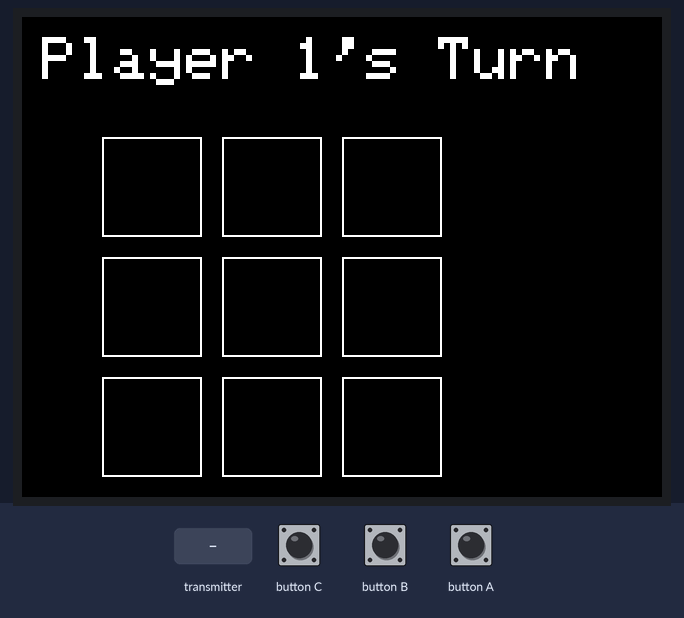
A sketch run on a simulated ESP32-S3. Parts: 320×240 colour display. The inputs (shaded band) are chosen by the test bench. What the sketch prints to the serial monitor is not drawn.

Above: at 1.4 s.
1.5 s: the transmitter starts sending player = 0
Timing chart, 0 to 4.5 s (numbered marks = the images above; inputs shaded):
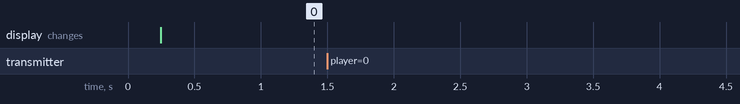

Measured:
- after the input at 1.5 s, every drawn part: stays the same

The sketch:

console_CORE-S3.ino
```cpp
#include <M5CoreS3.h>
#include <WiFi.h>
#include <esp_now.h>
#include <esp_wifi.h>

#define PLAYER1_ID 1
#define PLAYER2_ID 2

uint8_t player1Mac[] = {0xF0, 0x24, 0xF9, 0x9B, 0x5E, 0x90};
uint8_t player2Mac[] = {0xF0, 0x24, 0xF9, 0x9D, 0x9B, 0xF4};

uint8_t board[9] = {0};
uint8_t currentPlayer = PLAYER1_ID;
bool gameOver = false;
uint8_t winner = 0;
unsigned long gameEndTime = 0;
bool waitingToReset = false;

typedef struct {
  uint8_t player;
  uint8_t moveIndex;
} MoveMessage;

typedef struct {
  uint8_t boardState[9];
  uint8_t gameOver;
  uint8_t winner;
} GameState;

void drawBoard();
void onDataReceived(const esp_now_recv_info_t *info, const uint8_t *data, int len);
bool checkWin(uint8_t player);
bool checkDraw();
void broadcastState();
void resetGame();

void setup() {
  auto cfg = M5.config();
  M5.begin(cfg);
  Serial.begin(115200);

  WiFi.mode(WIFI_STA);
  WiFi.disconnect();
  esp_wifi_set_channel(1, WIFI_SECOND_CHAN_NONE);

  String myMac = WiFi.macAddress();
  Serial.print("Console MAC Address: ");
  Serial.println(myMac);

  M5.Lcd.setRotation(1);
  M5.Lcd.setTextSize(3);

  if (esp_now_init() != ESP_OK) {
    M5.Lcd.println("ESP-NOW Init Failed");
    Serial.println("❌ ESP-NOW Init Failed");
    return;
  }

  esp_now_register_recv_cb(onDataReceived);

  esp_now_peer_info_t peerInfo = {};
  peerInfo.channel = 0;
  peerInfo.encrypt = false;

  memcpy(peerInfo.peer_addr, player1Mac, 6);
  esp_now_add_peer(&peerInfo);
  Serial.println("✅ Added Player 1 peer");

  memcpy(peerInfo.peer_addr, player2Mac, 6);
  esp_now_add_peer(&peerInfo);
  Serial.println("✅ Added Player 2 peer");

  Serial.println("✅ ESP-NOW initialized and peers added.");
  resetGame();
}

void loop() {
  M5.update();

  if (waitingToReset && millis() - gameEndTime >= 10000) {
    resetGame();
    waitingToReset = false;
  }
}

void resetGame() {
  memset(board, 0, sizeof(board));
  currentPlayer = PLAYER1_ID;
  gameOver = false;
  winner = 0;
  drawBoard();
  broadcastState();
  Serial.println("🔄 Game reset and state broadcasted");
}

void onDataReceived(const esp_now_recv_info_t *info, const uint8_t *data, int len) {
  Serial.printf("📩 Data received. Length: %d\n", len);

  if (len != sizeof(MoveMessage)) {
    Serial.println("❌ Invalid move message size");
    return;
  }

  MoveMessage msg;
  memcpy(&msg, data, sizeof(MoveMessage));
  Serial.printf("🎮 Move from Player %d → Index %d\n", msg.player, msg.moveIndex);

  if (gameOver) {
    Serial.println("🚫 Game is already over.");
    return;
  }

  if (msg.player != currentPlayer) {
    Serial.printf("🚫 Not Player %d's turn\n", msg.player);
    return;
  }

  if (board[msg.moveIndex] != 0) {
    Serial.println("🚫 Cell already taken.");
    return;
  }

  board[msg.moveIndex] = msg.player;
  gameOver = checkWin(msg.player);

  if (gameOver) {
    winner = msg.player;
    Serial.printf("🏆 Player %d wins!\n", winner);
  } else if (checkDraw()) {
    gameOver = true;
    winner = 0;
    Serial.println("🤝 Draw");
  } else {
    currentPlayer = (currentPlayer == PLAYER1_ID) ? PLAYER2_ID : PLAYER1_ID;
    Serial.printf("➡️ Next turn: Player %d\n", currentPlayer);
  }

  drawBoard();
  broadcastState();

  if (gameOver) {
    gameEndTime = millis();
    waitingToReset = true;
  }
}

void drawBoard() {
  M5.Lcd.fillScreen(BLACK);
  M5.Lcd.setCursor(10, 10);
  if (gameOver) {
    if (winner == 0) {
      M5.Lcd.print("Draw!");
    } else {
      M5.Lcd.printf("Player %d Wins!", winner);
    }
  } else {
    M5.Lcd.printf("Player %d's Turn", currentPlayer);
  }

  for (int i = 0; i < 9; i++) {
    int x = 40 + (i % 3) * 60;
    int y = 60 + (i / 3) * 60;
    M5.Lcd.drawRect(x, y, 50, 50, WHITE);
    if (board[i] == PLAYER1_ID) {
      M5.Lcd.setCursor(x + 10, y + 10);
      M5.Lcd.print("X");
    } else if (board[i] == PLAYER2_ID) {
      M5.Lcd.setCursor(x + 10, y + 10);
      M5.Lcd.print("O");
    }
  }
}

bool checkWin(uint8_t player) {
  const int wins[8][3] = {
    {0, 1, 2}, {3, 4, 5}, {6, 7, 8},
    {0, 3, 6}, {1, 4, 7}, {2, 5, 8},
    {0, 4, 8}, {2, 4, 6}
  };
  for (auto &w : wins) {
    if (board[w[0]] == player && board[w[1]] == player && board[w[2]] == player)
      return true;
  }
  return false;
}

bool checkDraw() {
  for (int i = 0; i < 9; i++) {
    if (board[i] == 0) return false;
  }
  return true;
}

void broadcastState() {
  GameState state;
  memcpy(state.boardState, board, 9);
  state.gameOver = gameOver;
  state.winner = winner;
  esp_now_send(NULL, (uint8_t *)&state, sizeof(state));
  Serial.println("📡 Game state broadcasted to remotes");
}
```
